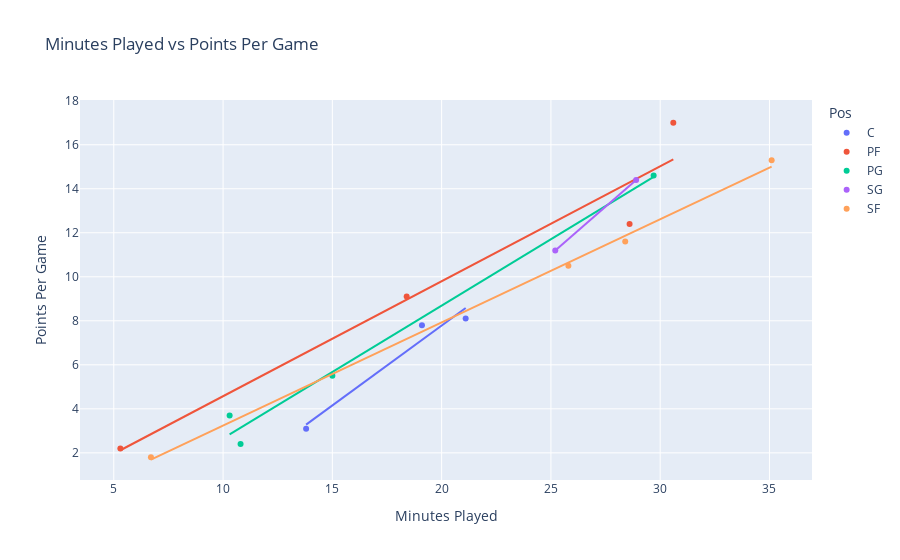

The notebook cell this image was saved under:
### Code cell
import pandas as pd
import plotly.express as px

df = pd.read_csv('https://raw.githubusercontent.com/pbeens/Data-Analysis/main/Data/raptors-2023.csv') 

fig = px.scatter(df, x='MP', y='PTS', color='Pos', trendline='ols',
                 title='Minutes Played vs Points Per Game',
                 labels={'MP':'Minutes Played', 'PTS':'Points Per Game'})

fig.show()

### Figure 1 — Plotly figure (JSON) as saved in the notebook; plotly's stock layout.template omitted (floating-point values rounded to 4 significant figures)
{"data": [{"hovertemplate": "Pos=C<br>Minutes Played=%{x}<br>Points Per Game=%{y}<extra></extra>", "legendgroup": "C", "marker": {"color": "#636efa", "symbol": "circle"}, "mode": "markers", "name": "C", "orientation": "v", "showlegend": true, "type": "scatter", "x": [13.8, 21.1, 19.1], "xaxis": "x", "y": [3.1, 8.1, 7.8], "yaxis": "y"}, {"hovertemplate": "<b>OLS trendline</b><br>PTS = 0.726283 * MP + -6.73975<br>R<sup>2</sup>=0.954574<br><br>Pos=C<br>Minutes Played=%{x}<br>Points Per Game=%{y} <b>(trend)</b><extra></extra>", "legendgroup": "C", "marker": {"color": "#636efa", "symbol": "circle"}, "mode": "lines", "name": "C", "showlegend": false, "type": "scatter", "x": [13.8, 19.1, 21.1], "xaxis": "x", "y": [3.283, 7.132, 8.585], "yaxis": "y"}, {"hovertemplate": "Pos=PF<br>Minutes Played=%{x}<br>Points Per Game=%{y}<extra></extra>", "legendgroup": "PF", "marker": {"color": "#EF553B", "symbol": "circle"}, "mode": "markers", "name": "PF", "orientation": "v", "showlegend": true, "type": "scatter", "x": [18.4, 30.6, 5.3, 28.6], "xaxis": "x", "y": [9.1, 17, 2.2, 12.4], "yaxis": "y"}, {"hovertemplate": "<b>OLS trendline</b><br>PTS = 0.522337 * MP + -0.650429<br>R<sup>2</sup>=0.945214<br><br>Pos=PF<br>Minutes Played=%{x}<br>Points Per Game=%{y} <b>(trend)</b><extra></extra>", "legendgroup": "PF", "marker": {"color": "#EF553B", "symbol": "circle"}, "mode": "lines", "name": "PF", "showlegend": false, "type": "scatter", "x": [5.3, 18.4, 28.6, 30.6], "xaxis": "x", "y": [2.118, 8.961, 14.29, 15.33], "yaxis": "y"}, {"hovertemplate": "Pos=PG<br>Minutes Played=%{x}<br>Points Per Game=%{y}<extra></extra>", "legendgroup": "PG", "marker": {"color": "#00cc96", "symbol": "circle"}, "mode": "markers", "name": "PG", "orientation": "v", "showlegend": true, "type": "scatter", "x": [10.3, 29.7, 10.8, 15], "xaxis": "x", "y": [3.7, 14.6, 2.4, 5.5], "yaxis": "y"}, {"hovertemplate": "<b>OLS trendline</b><br>PTS = 0.602886 * MP + -3.36747<br>R<sup>2</sup>=0.985495<br><br>Pos=PG<br>Minutes Played=%{x}<br>Points Per Game=%{y} <b>(trend)</b><extra></extra>", "legendgroup": "PG", "marker": {"color": "#00cc96", "symbol": "circle"}, "mode": "lines", "name": "PG", "showlegend": false, "type": "scatter", "x": [10.3, 10.8, 15, 29.7], "xaxis": "x", "y": [2.842, 3.144, 5.676, 14.54], "yaxis": "y"}, {"hovertemplate": "Pos=SG<br>Minutes Played=%{x}<br>Points Per Game=%{y}<extra></extra>", "legendgroup": "SG", "marker": {"color": "#ab63fa", "symbol": "circle"}, "mode": "markers", "name": "SG", "orientation": "v", "showlegend": true, "type": "scatter", "x": [28.9, 25.2], "xaxis": "x", "y": [14.4, 11.2], "yaxis": "y"}, {"hovertemplate": "<b>OLS trendline</b><br>PTS = 0.864865 * MP + -10.5946<br>R<sup>2</sup>=1.000000<br><br>Pos=SG<br>Minutes Played=%{x}<br>Points Per Game=%{y} <b>(trend)</b><extra></extra>", "legendgroup": "SG", "marker": {"color": "#ab63fa", "symbol": "circle"}, "mode": "lines", "name": "SG", "showlegend": false, "type": "scatter", "x": [25.2, 28.9], "xaxis": "x", "y": [11.2, 14.4], "yaxis": "y"}, {"hovertemplate": "Pos=SF<br>Minutes Played=%{x}<br>Points Per Game=%{y}<extra></extra>", "legendgroup": "SF", "marker": {"color": "#FFA15A", "symbol": "circle"}, "mode": "markers", "name": "SF", "orientation": "v", "showlegend": true, "type": "scatter", "x": [6.7, 28.4, 25.8, 35.1], "xaxis": "x", "y": [1.8, 11.6, 10.5, 15.3], "yaxis": "y"}, {"hovertemplate": "<b>OLS trendline</b><br>PTS = 0.468726 * MP + -1.44943<br>R<sup>2</sup>=0.998064<br><br>Pos=SF<br>Minutes Played=%{x}<br>Points Per Game=%{y} <b>(trend)</b><extra></extra>", "legendgroup": "SF", "marker": {"color": "#FFA15A", "symbol": "circle"}, "mode": "lines", "name": "SF", "showlegend": false, "type": "scatter", "x": [6.7, 25.8, 28.4, 35.1], "xaxis": "x", "y": [1.691, 10.64, 11.86, 15.0], "yaxis": "y"}], "layout": {"legend": {"title": {"text": "Pos"}, "tracegroupgap": 0}, "title": {"text": "Minutes Played vs Points Per Game"}, "xaxis": {"anchor": "y", "domain": [0, 1], "title": {"text": "Minutes Played"}}, "yaxis": {"anchor": "x", "domain": [0, 1], "title": {"text": "Points Per Game"}}}}
